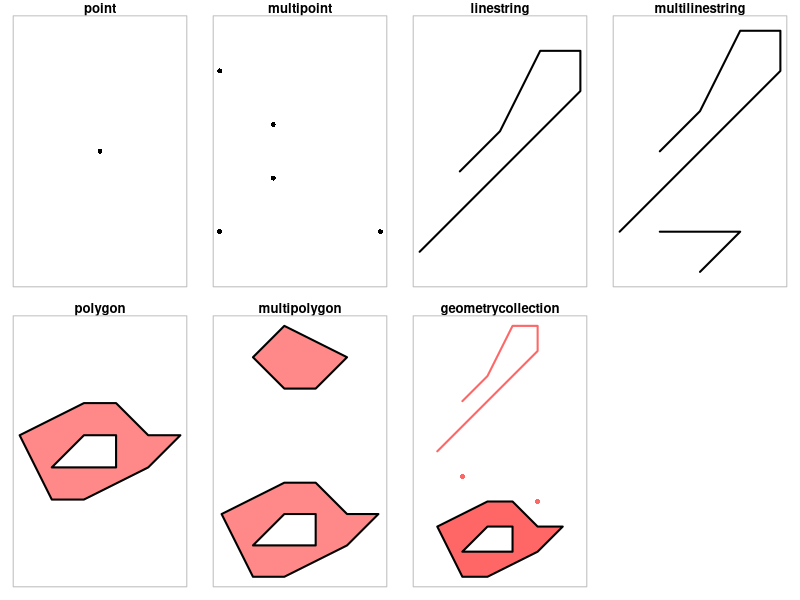
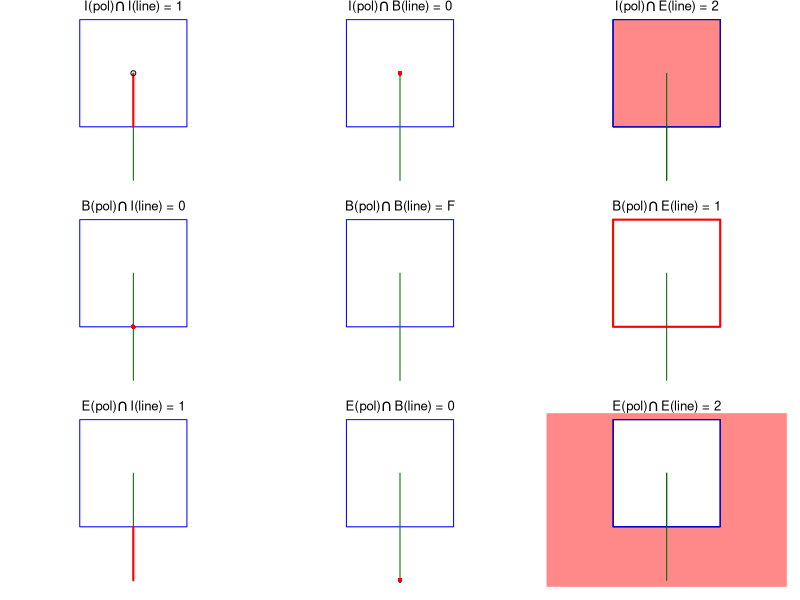
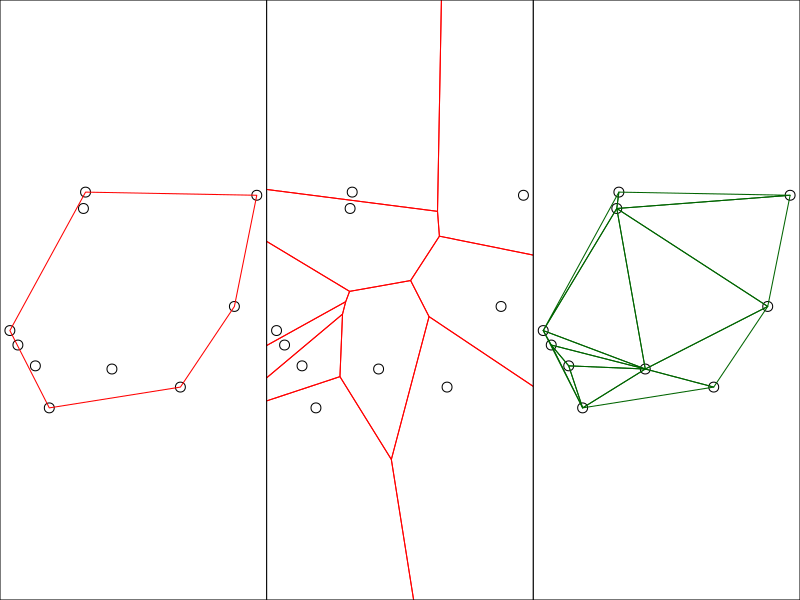
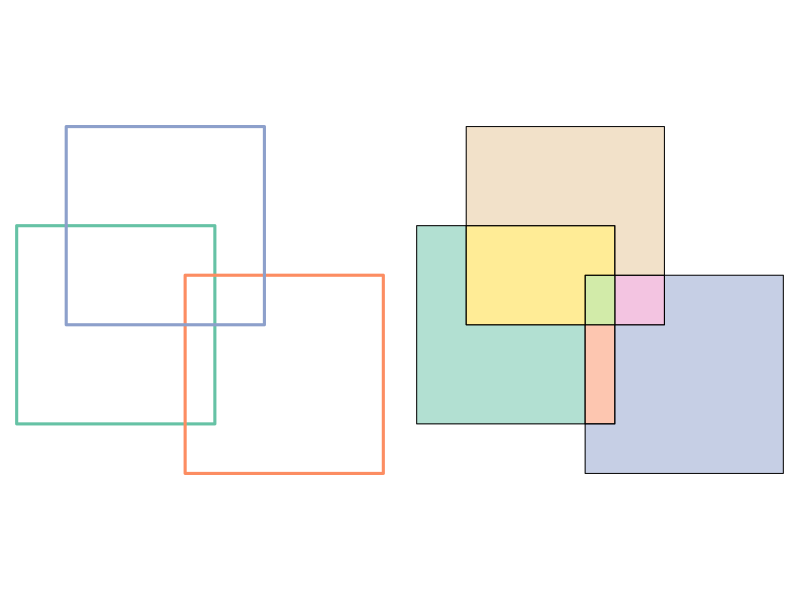
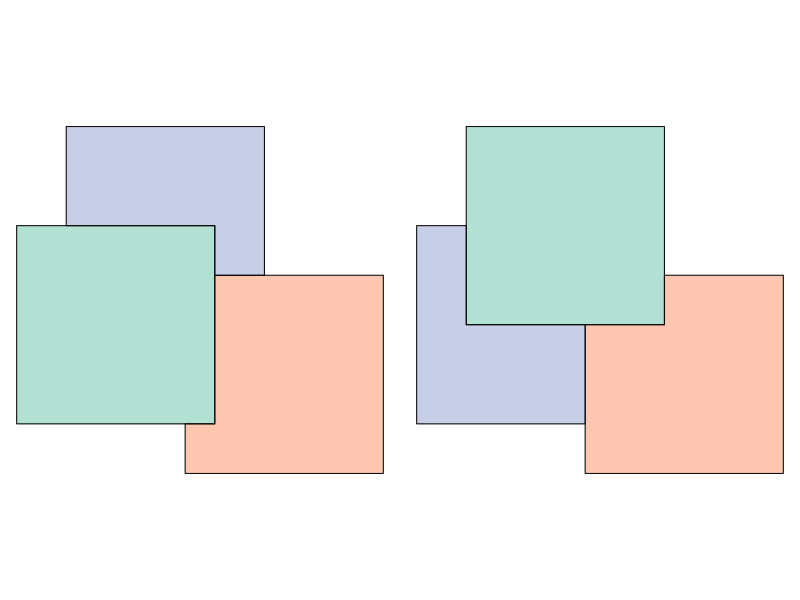

The R source for these figures, in order:
## ---- chunk 1
#| echo: false
#| label: fig-3-1
#| fig-cap: "심플 피처 지오메트리의 주요 유형"

library(sf) |> suppressPackageStartupMessages()
par(mfrow = c(2,4))
par(mar = c(1,1,1.2,1))

# 1
p <- st_point(0:1)
plot(p, pch = 16)
title("point")
box(col = 'grey')

# 2
mp <- st_multipoint(rbind(c(1,1), c(2, 2), c(4, 1), c(2, 3), c(1,4)))
plot(mp, pch = 16)
title("multipoint")
box(col = 'grey')

# 3
ls <- st_linestring(rbind(c(1,1), c(5,5), c(5, 6), c(4, 6), c(3, 4), c(2, 3)))
plot(ls, lwd = 2)
title("linestring")
box(col = 'grey')

# 4
mls <- st_multilinestring(list(
  rbind(c(1,1), c(5,5), c(5, 6), c(4, 6), c(3, 4), c(2, 3)),
  rbind(c(3,0), c(4,1), c(2,1))))
plot(mls, lwd = 2)
title("multilinestring")
box(col = 'grey')

# 5 polygon
po <- st_polygon(list(rbind(c(2,1), c(3,1), c(5,2), c(6,3), c(5,3), c(4,4), c(3,4), c(1,3), c(2,1)),
    rbind(c(2,2), c(3,3), c(4,3), c(4,2), c(2,2))))
plot(po, border = 'black', col = '#ff8888', lwd = 2)
title("polygon")
box(col = 'grey')

# 6 multipolygon
mpo <- st_multipolygon(list(
    list(rbind(c(2,1), c(3,1), c(5,2), c(6,3), c(5,3), c(4,4), c(3,4), c(1,3), c(2,1)),
        rbind(c(2,2), c(3,3), c(4,3), c(4,2), c(2,2))),
    list(rbind(c(3,7), c(4,7), c(5,8), c(3,9), c(2,8), c(3,7)))))
plot(mpo, border = 'black', col = '#ff8888', lwd = 2)
title("multipolygon")
box(col = 'grey')

# 7 geometrycollection
gc <- st_geometrycollection(list(po, ls + c(0,5), st_point(c(2,5)), st_point(c(5,4))))
plot(gc, border = 'black', col = '#ff6666', pch = 16, lwd = 2)
title("geometrycollection")
box(col = 'grey')

## ---- chunk 2
#| echo: false
#| message: true

(ls <- st_linestring(rbind(c(0,0), c(1,1), c(2,2), c(0,2), c(1,1), c(2,0))))

## ---- chunk 3
#| echo: false
#| message: true

c(is_simple = st_is_simple(ls))

## ---- chunk 4
#| echo: false
#| message: true

st_point(c(1,3,2))

## ---- chunk 5
#| echo: false
#| message: true

st_point(c(1,3,2), dim = "XYM")

## ---- chunk 6
#| echo: false
#| message: true

st_linestring(rbind(c(3,1,2,4), c(4,4,2,2)))

## ---- chunk 7
#| echo: false
#| message: true

(e <- st_intersection(st_point(c(0,0)), st_point(c(1,1))))
# GEOMETRYCOLLECTION EMPTY

## ---- chunk 8
#| echo: false
#| message: true

st_point()

## ---- chunk 9
#| echo: false
#| message: true

st_linestring(matrix(1,1,3)[0,], dim = "XYM")

## ---- chunk 10
#| echo: false
#| label: fig-3-2
#| fig-cap: "DE-9IM: 폴리곤의 내부, 경계, 외부(행)와 라인스트링의 내부, 경계, 외부(열) 간의 인터섹션"

library(sf)
polygon <- po <- st_polygon(list(rbind(c(0,0), c(1,0), c(1,1), c(0,1), c(0,0))))
p0 <- st_polygon(list(rbind(c(-1,-1), c(2,-1), c(2,2), c(-1,2), c(-1,-1))))
line <- li <- st_linestring(rbind(c(.5, -.5), c(.5, 0.5)))
s <- st_sfc(po, li)

par(mfrow = c(3,3))
par(mar = c(1,1,1,1))

# "1020F1102"
# 1: 1
plot(s, col = c(NA, 'darkgreen'), border = 'blue', main = expression(paste("I(pol)",intersect(),"I(line) = 1")))
lines(rbind(c(.5,0), c(.5,.495)), col = 'red', lwd = 2)
points(0.5, 0.5, pch = 1)

# 2: 0
plot(s, col = c(NA, 'darkgreen'), border = 'blue', main = expression(paste("I(pol)",intersect(),"B(line) = 0")))
points(0.5, 0.5, col = 'red', pch = 16)

# 3: 2
plot(s, col = c(NA, 'darkgreen'), border = 'blue', main = expression(paste("I(pol)",intersect(),"E(line) = 2")))
plot(po, col = '#ff8888', add = TRUE)
plot(s, col = c(NA, 'darkgreen'), border = 'blue', add = TRUE)

# 4: 0
plot(s, col = c(NA, 'darkgreen'), border = 'blue', main = expression(paste("B(pol)",intersect(),"I(line) = 0")))
points(.5, 0, col = 'red', pch = 16)

# 5: F
plot(s, col = c(NA, 'darkgreen'), border = 'blue', main = expression(paste("B(pol)",intersect(),"B(line) = F")))

# 6: 1
plot(s, col = c(NA, 'darkgreen'), border = 'blue', main = expression(paste("B(pol)",intersect(),"E(line) = 1")))
plot(po, border = 'red', col = NA, add = TRUE, lwd = 2)

# 7: 1
plot(s, col = c(NA, 'darkgreen'), border = 'blue', main = expression(paste("E(pol)",intersect(),"I(line) = 1")))
lines(rbind(c(.5, -.5), c(.5, 0)), col = 'red', lwd = 2)

# 8: 0
plot(s, col = c(NA, 'darkgreen'), border = 'blue', main = expression(paste("E(pol)",intersect(),"B(line) = 0")))
points(.5, -.5, col = 'red', pch = 16)

# 9: 2
plot(s, col = c(NA, 'darkgreen'), border = 'blue', main = expression(paste("E(pol)",intersect(),"E(line) = 2")))
plot(p0 / po, col = '#ff8888', add = TRUE)
plot(s, col = c(NA, 'darkgreen'), border = 'blue', add = TRUE)

## ---- chunk 11
#| echo: false
#| message: true

st_relate(polygon, line)

## ---- chunk 12
#| echo: false
#| label: fig-3-3
#| fig-cap: "포인트의 집합, 왼편은 컨벡스 헐(빨간색), 가운데는 보로노이 폴리곤, 오른편은 들로네 삼각망"

par(mar = rep(0,4), mfrow = c(1, 3))
set.seed(133331)
mp <- st_multipoint(matrix(runif(20), 10))
plot(mp, cex = 2)
plot(st_convex_hull(mp), add = TRUE, col = NA, border = 'red')
box()
plot(mp, cex = 2)
plot(st_voronoi(mp), add = TRUE, col = NA, border = 'red')
box()
plot(mp, cex = 2)
plot(st_triangulate(mp), add = TRUE, col = NA, border = 'darkgreen')
box()

## ---- chunk 13
#| echo: false
#| label: "왼쪽: 세 개의 겹치는 정사각형이 있는데, 모든 사각형이 겹치는 부분을 어떻게 확인할 수 있을까 오른쪽: 서로 겹치지 않는 고유한 에너리 교차"

par(mar = rep(.1, 4), mfrow = c(1, 2))
sq <- function(pt, sz = 1) st_polygon(list(rbind(c(pt - sz), 
  c(pt[1] + sz, pt[2] - sz), c(pt + sz), c(pt[1] - sz, pt[2] + sz), c(pt - sz))))
x <- st_sf(box = 1:3, st_sfc(sq(c(0, 0)), sq(c(1.7, -0.5)), sq(c(0.5, 1))))
plot(st_geometry(x), col = NA, border = sf.colors(3, categorical = TRUE), lwd = 3)
plot(st_intersection(st_geometry(x)), col = sf.colors(7, categorical=TRUE, alpha = .5))

## ---- chunk 14
#| echo: false
#| label: fig-3-5
#| fig-cap: "박스를 서로다른 순서에 따라 differece를 적용한 결과: 왼쪽은 원리 순서이고 오른쪽은 반대 순서"

par(mar = rep(.1, 4), mfrow = c(1, 2)) 
xg <- st_geometry(x)
plot(st_difference(xg), col = sf.colors(3, alpha = .5, categorical=TRUE))
plot(st_difference(xg[3:1]), col = sf.colors(3, alpha = .5, categorical=TRUE))
